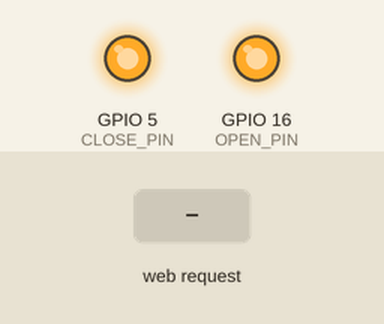
Simulated run of this sketch. Board: ESP8266 (NodeMCU). On the bench: output pins drawn as LEDs (lit = HIGH). The test bench sets the inputs (shaded band). WiFi joins after 1.5 s; servers stay silent unless stated; what the sketch prints to the serial monitor is not drawn.

Above: at 2.7 s.
2.8 s: HTTP request GET /open received
At 3.4 s:
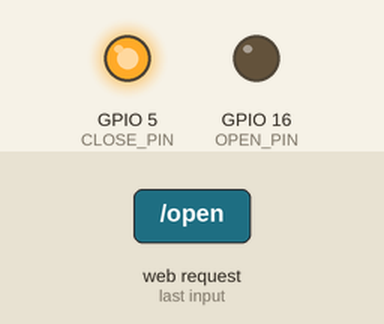
5.3 s: HTTP request GET /close received
At 6.1 s:
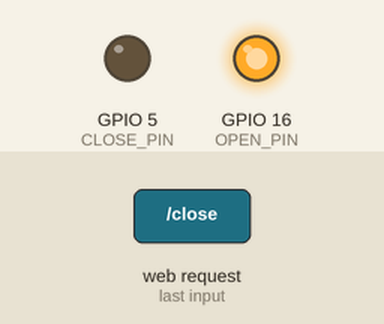
Timing chart, 0 to 8.3 s (numbered marks = the images above; inputs shaded):
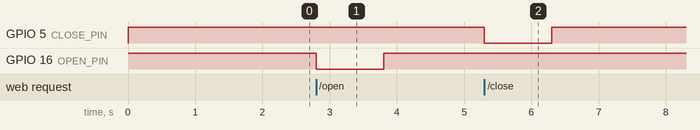

The sketch:

IoT_Blinds.ino
```cpp
#include <ESP8266WiFi.h>
#include <ESP8266WebServer.h>
#include <ESP8266mDNS.h>

// Replace with your network credentials
const char* ssid = "REDACTED";
const char* password = "REDACTED";

// Create server and listen on port 80
ESP8266WebServer server(80);
MDNSResponder mdns;

String webPage = "";

#define OPEN_PIN 16 //D0
#define CLOSE_PIN 5 //D1
#define ON_TIME 1000

void setup(void){
  pinMode(OPEN_PIN, OUTPUT);
  pinMode(CLOSE_PIN, OUTPUT);
  digitalWrite(OPEN_PIN, HIGH);
  digitalWrite(CLOSE_PIN, HIGH);
  webPage += "<h1>Smart Blinds</h1>\
              <p>Blinds #1\
                <a href=\"open\">\
                  <button>Open</button>\
                </a>\
                <a href=\"close\">\
                  <button>Close</button>\
                </a>\
              </p>";

  Serial.println();
  Serial.begin(9600);
  WiFi.begin(ssid, password);

  // Wait for connection
  while (WiFi.status() != WL_CONNECTED) {
    delay(500);
    Serial.print(".");
  }
  Serial.println();
  Serial.print("Connected to ");
  Serial.println(ssid);
  Serial.print("IP address: ");
  Serial.println(WiFi.localIP());

  if (mdns.begin("SmartBlinds", WiFi.localIP())) {
    Serial.println("MDNS responder started");
  }

  server.on("/", [](){
    server.send(200, "text/html", webPage);
  });
  server.on("/open", [](){
    server.send(200, "text/html", webPage);
		open();
  });
  server.on("/close", [](){
    server.send(200, "text/html", webPage);
    Serial.println("Closing");
		close();
  });
  server.begin();
  Serial.println("HTTP server started");
}

void loop(void){
  server.handleClient();
}

void open(void){
    Serial.println("Opening");
    digitalWrite(OPEN_PIN, LOW);
    delay(ON_TIME);
    digitalWrite(OPEN_PIN, HIGH);
}

void close(void){
    Serial.println("Closing");
    digitalWrite(CLOSE_PIN, LOW);
    delay(ON_TIME);
    digitalWrite(CLOSE_PIN, HIGH);
}
```

Measured:
- after the input at 2.8 s, GPIO 16 (OPEN_PIN): HIGH → LOW at once, → HIGH 1.0 s later
- after the input at 5.3 s, GPIO 5 (CLOSE_PIN): HIGH → LOW at once, → HIGH 1.0 s later
